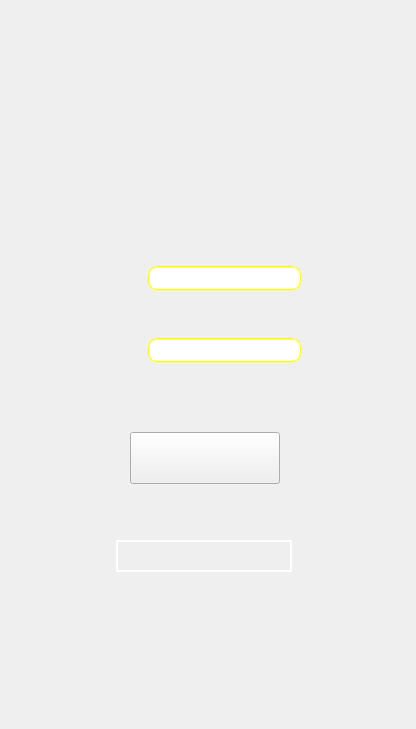
    <widget class="QWidget" name="Register">
     <widget class="QLabel" name="RegisterFond">
      <property name="geometry">
       <rect>
        <x>0</x>
        <y>0</y>
        <width>407</width>
        <height>720</height>
       </rect>
      </property>
      <property name="styleSheet">
       <string notr="true">background-image: url(:/Imagenes/Register.png);</string>
      </property>
      <property name="text">
       <string/>
      </property>
     </widget>
     <widget class="QPushButton" name="BtnRegisterRg">
      <property name="geometry">
       <rect>
        <x>130</x>
        <y>432</y>
        <width>150</width>
        <height>52</height>
       </rect>
      </property>
      <property name="styleSheet">
       <string notr="true">background-image: url(:/Imagenes/btnRegisterRg.png);


</string>
      </property>
      <property name="text">
       <string/>
      </property>
     </widget>
     <widget class="QPushButton" name="btnLogearRg">
      <property name="geometry">
       <rect>
        <x>116</x>
        <y>540</y>
        <width>176</width>
        <height>32</height>
       </rect>
      </property>
      <property name="styleSheet">
       <string notr="true">background-image: url(:/Imagenes/btnLoginRg.png);
border: 1.8px solid;
border-color: rgb(255, 255, 255);</string>
      </property>
      <property name="text">
       <string/>
      </property>
     </widget>
     <widget class="QLineEdit" name="NicknameRg">
      <property name="geometry">
       <rect>
        <x>148</x>
        <y>266</y>
        <width>154</width>
        <height>25</height>
       </rect>
      </property>
      <property name="styleSheet">
       <string notr="true">background-color: rgb(255, 255, 255);
font: 8pt &quot;Arial Rounded MT Bold&quot;;
border-color: rgb(238, 217, 0);
border: 2px groove yellow;
border-radius: 10px;
</string>
      </property>
     </widget>
     <widget class="QLineEdit" name="PasswordRg">
      <property name="geometry">
       <rect>
        <x>148</x>
        <y>338</y>
        <width>154</width>
        <height>25</height>
       </rect>
      </property>
      <property name="styleSheet">
       <string notr="true">background-color: rgb(255, 255, 255);
font: 8pt &quot;Arial Rounded MT Bold&quot;;
border-color: rgb(238, 217, 0);
border: 2px groove yellow;
border-radius: 10px;
</string>
      </property>
      <property name="echoMode">
       <enum>QLineEdit::Password</enum>
      </property>
     </widget>
    </widget>
